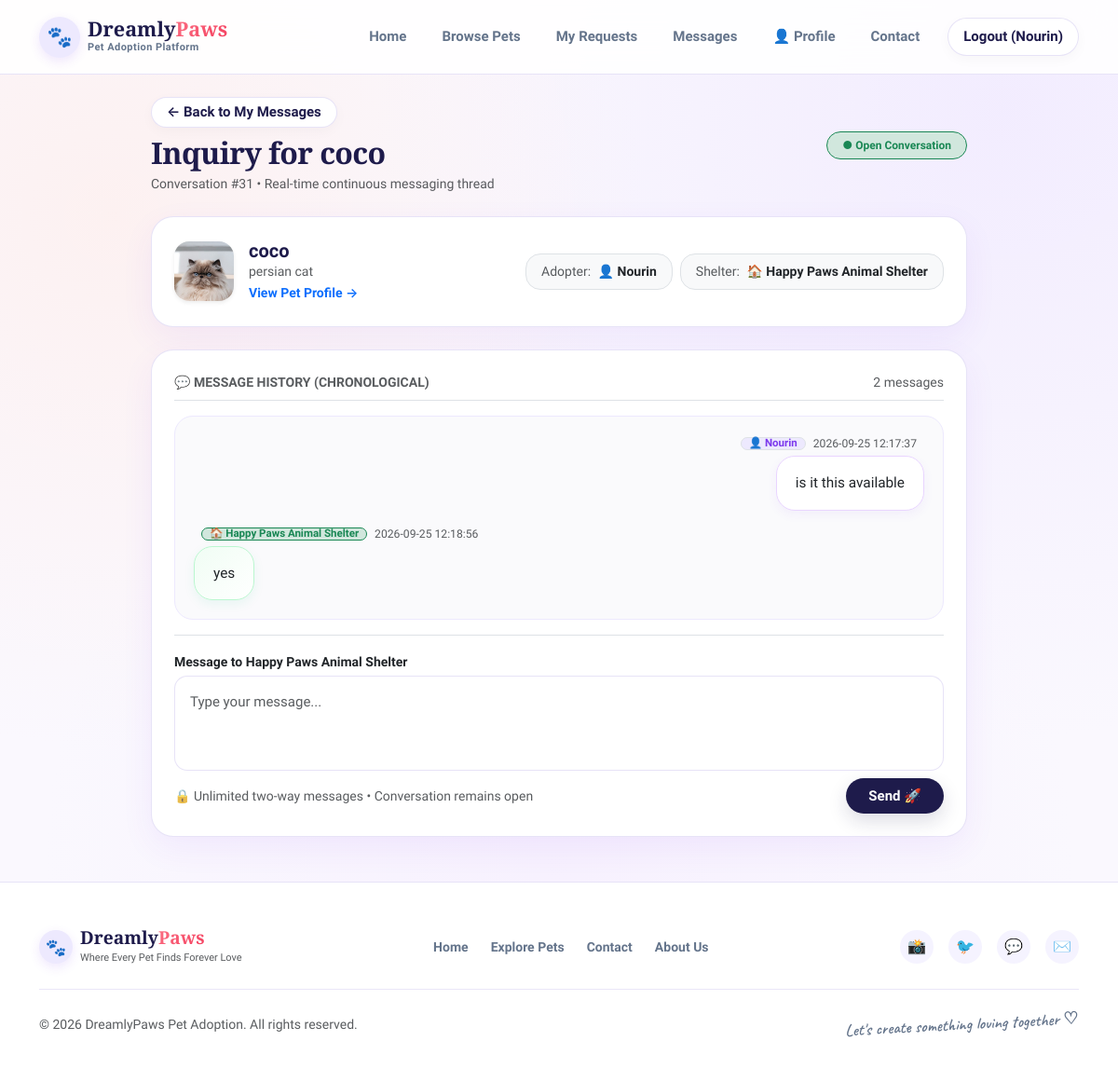
The page /conversation/31 (signed in) on the database its author committed.
### tables this page shows
CREATE TABLE pets(
        id INTEGER PRIMARY KEY AUTOINCREMENT,
        name TEXT,
        breed TEXT,
        age TEXT,
        gender TEXT,
        vaccinated TEXT,
        description TEXT,
        image TEXT
    , status TEXT DEFAULT 'Available', shelter_id INTEGER);

CREATE TABLE conversations (
        id INTEGER PRIMARY KEY AUTOINCREMENT,
        adopter_id INTEGER NOT NULL,
        shelter_id INTEGER NOT NULL,
        pet_id INTEGER,
        created_at TEXT,
        updated_at TEXT,
        status TEXT DEFAULT 'Open'
    );

CREATE TABLE users(
        id INTEGER PRIMARY KEY AUTOINCREMENT,
        fullname TEXT,
        email TEXT,
        phone TEXT,
        address TEXT,
        password TEXT
    , role TEXT DEFAULT 'Adopter', account_status TEXT DEFAULT 'Pending');

CREATE TABLE messages(
            id INTEGER PRIMARY KEY AUTOINCREMENT,
            user_id INTEGER,
            name TEXT,
            email TEXT,
            subject TEXT,
            message TEXT,
            status TEXT DEFAULT 'Unread',
            reply TEXT,
            created_at TEXT
        , shelter_id INTEGER, pet_id INTEGER, conversation_id INTEGER, sender_id INTEGER, sender_type TEXT, sent_at TEXT, is_read INTEGER DEFAULT 0);

### app.py (the view)
@app.route('/conversation/<int:conversation_id>')
def view_conversation(conversation_id):
    if 'user' not in session:
        flash("Please log in to view this conversation.", "info")
        return redirect(url_for('login'))
    user_id = session.get('user_id')
    user_role = session.get('role')
    conn = sqlite3.connect("database.db")
    cursor = conn.cursor()
    cursor.execute("""
        SELECT
            c.id,
            c.adopter_id,
            c.shelter_id,
            c.pet_id,
            c.created_at,
            c.updated_at,
            c.status,
            u_adopter.fullname AS adopter_name,
            u_adopter.email AS adopter_email,
            u_adopter.phone AS adopter_phone,
            u_shelter.fullname AS shelter_name,
            u_shelter.email AS shelter_email,
            u_shelter.phone AS shelter_phone,
            p.name AS pet_name,
            p.breed AS pet_breed,
            p.image AS pet_image,
            p.status AS pet_status
        FROM conversations c
        LEFT JOIN users u_adopter ON c.adopter_id = u_adopter.id
        LEFT JOIN users u_shelter ON c.shelter_id = u_shelter.id
        LEFT JOIN pets p ON c.pet_id = p.id
        WHERE c.id = ?
    """, (conversation_id,))
    conv_row = cursor.fetchone()
    if not conv_row:
        conn.close()
        flash("Conversation not found.", "danger")
        return redirect(url_for('shelter_dashboard') if user_role == 'Shelter' else url_for('my_messages'))
    adopter_id = conv_row[1]
    shelter_id = conv_row[2]
    if user_role != 'Admin' and user_id != adopter_id and user_id != shelter_id:
        conn.close()
        flash("Access Denied: You do not have permission to view this conversation.", "danger")
        return redirect(url_for('shelter_dashboard') if user_role == 'Shelter' else url_for('my_messages'))
    if user_id == adopter_id or user_role == 'Adopter':
        cursor.execute("UPDATE messages SET is_read = 1 WHERE conversation_id = ? AND sender_type = 'Shelter' AND is_read = 0", (conversation_id,))
    elif user_id == shelter_id or user_role == 'Shelter':
        cursor.execute("UPDATE messages SET is_read = 1, status = 'Read' WHERE conversation_id = ? AND sender_type = 'Adopter' AND is_read = 0", (conversation_id,))
    conn.commit()
    cursor.execute("""
        SELECT
            m.id,
            m.conversation_id,
            m.sender_id,
            m.sender_type,
            m.message,
            m.sent_at,
            m.is_read,
            COALESCE(u.fullname, m.name, m.sender_type) AS sender_name
        FROM messages m
        LEFT JOIN users u ON m.sender_id = u.id
        WHERE m.conversation_id = ?
        ORDER BY m.id ASC
    """, (conversation_id,))
    conv_messages = cursor.fetchall()
    conn.close()
    conv_data = {
        'id': conv_row[0],
        'adopter_id': conv_row[1],
        'shelter_id': conv_row[2],
        'pet_id': conv_row[3],
        'created_at': conv_row[4],
        'updated_at': conv_row[5],
        'status': conv_row[6],
        'adopter_name': conv_row[7] or 'Adopter',
        'adopter_email': conv_row[8] or '',
        'adopter_phone': conv_row[9] or '',
        'shelter_name': conv_row[10] or 'Shelter',
        'shelter_email': conv_row[11] or '',
        'shelter_phone': conv_row[12] or '',
        'pet_name': conv_row[13],
        'pet_breed': conv_row[14],
        'pet_image': conv_row[15],
        'pet_status': conv_row[16]
    }
    return render_template(
        "conversation.html",
        conversation=conv_data,
        messages=conv_messages,
        current_user_id=user_id,
        user_role=user_role
    )

### templates/conversation.html (shortened to what this page needs)
<!DOCTYPE html>
<html lang="en">
<head>
    <link href="https://cdn.jsdelivr.net/npm/bootstrap@5.3.3/dist/css/bootstrap.min.css" rel="stylesheet">
    <link rel="stylesheet" href="{{ url_for('static', filename='css/dreamly_theme.css') }}">
</head>
<body>
{% include 'navbar.html' %}
<div class="container py-4" style="max-width: 900px;">
    <div class="d-flex flex-wrap justify-content-between align-items-center gap-3 mb-4">
        <div>
            {% if user_role == 'Shelter' %}
                <a href="{{ url_for('shelter_dashboard') }}#messages-section" class="btn btn-sm btn-outline-pill px-3 py-1 fw-semibold mb-2">
                    ← Back to Shelter Inquiries
                </a>
            {% else %}
                <a href="{{ url_for('my_messages') }}" class="btn btn-sm btn-outline-pill px-3 py-1 fw-semibold mb-2">
                    ← Back to My Messages
                </a>
            {% endif %}
            <h1 class="dreamly-serif mb-1" style="font-size: 2rem;">
                {% if conversation.pet_name %}
                    Inquiry for <span class="dreamly-gradient-text">{{ conversation.pet_name }}</span>
                {% else %}
                    Direct <span class="dreamly-gradient-text">Conversation</span>
                {% endif %}
            </h1>
            <p class="text-muted small mb-0">
                Conversation #{{ conversation.id }} • Real-time continuous messaging thread
            </p>
        </div>
        <div class="d-flex align-items-center gap-2">
            <span class="badge bg-success-subtle text-success border border-success fw-bold px-3 py-2 rounded-pill">
                ● Open Conversation
            </span>
        </div>
    </div>
    <div class="dreamly-card p-3 p-md-4 mb-4">
        <div class="row g-3 align-items-center">
            {% if conversation.pet_name %}
            <div class="col-12 col-md-5 d-flex align-items-center gap-3 border-end-md pb-2 pb-md-0">
                {% if conversation.pet_image %}
                    <img src="{{ url_for('static', filename='images/' + (conversation.pet_image if conversation.pet_image else 'hero.jpg')) }}" alt="{{ conversation.pet_name }}" class="rounded-4 object-fit-cover shadow-sm" style="width: 64px; height: 64px;">
                {% else %}
                    <div class="rounded-4 bg-purple-subtle d-flex align-items-center justify-content-center fw-bold text-purple shadow-sm" style="width: 64px; height: 64px; font-size: 1.8rem;">
                        🐾
                    </div>
                {% endif %}
                <div>
                    <h5 class="dreamly-serif mb-0 fw-bold">{{ conversation.pet_name }}</h5>
                    <div class="text-muted small">{{ conversation.pet_breed or 'Pet' }}</div>
                    {% if conversation.pet_id %}
                    <a href="{{ url_for('pet_details', pet_id=conversation.pet_id) }}" class="small fw-semibold text-purple text-decoration-none">
                        View Pet Profile →
                    </a>
                    {% endif %}
                </div>
            </div>
            {% endif %}
            <div class="col-12 {% if conversation.pet_name %}col-md-7{% else %}col-12{% endif %}">
                <div class="d-flex flex-wrap gap-2 justify-content-start {% if conversation.pet_name %}justify-content-md-end{% endif %}">
                    <div class="p-2 px-3 rounded-4 bg-light border small">
                        <span class="text-muted">Adopter:</span>
                        <strong class="text-dark ms-1">👤 {{ conversation.adopter_name }}</strong>
                    </div>
                    <div class="p-2 px-3 rounded-4 bg-light border small">
                        <span class="text-muted">Shelter:</span>
                        <strong class="text-dark ms-1">🏠 {{ conversation.shelter_name }}</strong>
                    </div>
                </div>
            </div>
        </div>
    </div>
    <div class="dreamly-card p-3 p-md-4 mb-4 shadow-sm">
        <div class="d-flex justify-content-between align-items-center mb-3 pb-2 border-bottom">
            <span class="small fw-bold text-muted text-uppercase tracking-wider">
                💬 Message History (Chronological)
            </span>
            <span class="small text-muted">
                {{ messages|length }} message{{ 's' if messages|length != 1 else '' }}
            </span>
        </div>
        <div class="chat-container d-flex flex-column gap-3 mb-3" id="chatContainer">
            {% if messages %}
                {% for msg in messages %}
                    {% set is_me = (user_role == 'Adopter' and msg[3] == 'Adopter') or (user_role == 'Shelter' and msg[3] == 'Shelter') %}
                    {% set is_shelter_msg = (msg[3] == 'Shelter') %}
                    <div class="d-flex flex-column {% if is_me %}align-items-end{% else %}align-items-start{% endif %}">
                        <div class="d-flex align-items-center gap-2 mb-1 px-2 small">
                            {% if is_shelter_msg %}
                                <span class="badge bg-success-subtle text-success border border-success rounded-pill px-2 py-0 fw-bold" style="font-size: 0.72rem;">
                                    🏠 {{ msg[7] or 'Shelter' }}
                                </span>
                            {% else %}
                                <span class="badge bg-purple-subtle text-purple border rounded-pill px-2 py-0 fw-bold" style="font-size: 0.72rem;">
                                    👤 {{ msg[7] or 'Adopter' }}
                                </span>
                            {% endif %}
                            <span class="text-muted" style="font-size: 0.76rem;">{{ msg[5] }}</span>
                        </div>
                        <div class="chat-bubble {% if is_shelter_msg %}bubble-shelter{% else %}bubble-adopter{% endif %} {% if is_me %}bubble-me{% else %}bubble-other{% endif %}">
                            <p class="mb-0 text-dark" style="white-space: pre-wrap; font-size: 0.96rem;">{{ msg[4] }}</p>
                        </div>
                    </div>
                {% endfor %}
            {% else %}
                <div class="text-center py-5 text-muted">
                    <span style="font-size: 2.5rem;">💌</span>
                    <p class="mt-2 mb-0">No messages in this conversation yet. Send the first message below!</p>
                </div>
            {% endif %}
        </div>
        <div class="pt-3 border-top">
            <form method="POST" action="{{ url_for('send_conversation_message', conversation_id=conversation.id) }}" id="replyForm">
                <div class="mb-2">
                    <label for="messageInput" class="form-label small fw-bold text-dark mb-1">
                        {% if user_role == 'Shelter' %}
                            Reply to {{ conversation.adopter_name }}
                        {% else %}
                            Message to {{ conversation.shelter_name }}
                        {% endif %}
                    </label>
                    <textarea
                        id="messageInput"
                        name="message"
                        class="form-control chat-input-box p-3"
                        rows="3"
                        placeholder="{% if user_role == 'Shelter' %}Type your reply...{% else %}Type your message...{% endif %}"
                        required
                        minlength="2"
                        maxlength="2000"
                    ></textarea>
                </div>
                <div class="d-flex flex-column flex-sm-row justify-content-between align-items-sm-center gap-2">
                    <span class="text-muted small">
                        🔒 Unlimited two-way messages • Conversation remains open
                    </span>
                    <button type="submit" class="btn btn-dark-pill px-4 py-2 fw-bold flex-shrink-0">
                        {% if user_role == 'Shelter' %}
                            Send Reply 📩
                        {% else %}
                            Send 🚀
                        {% endif %}
                    </button>
                </div>
            </form>
        </div>
    </div>
</div>
{% include 'footer.html' %}
</body>
</html>

### rows shown on the page
pets: pet_name "coco", image (picture), breed "persian cat"
conversations: id "31"
users: adopter_name "Nourin"
users: shelter_name "Happy Paws Animal Shelter"
messages: name "Nourin", sent_at "2026-09-25 12:17:37", message "is it this available"
messages: name "Happy Paws Animal Shelter", sent_at "2026-09-25 12:18:56", message "yes"

### other values the page prints
{{ session.get('user', '') }} "Nourin"
{{ messages|length }} "2"
{{ 's' if messages|length != 1 else '' }} "s"
